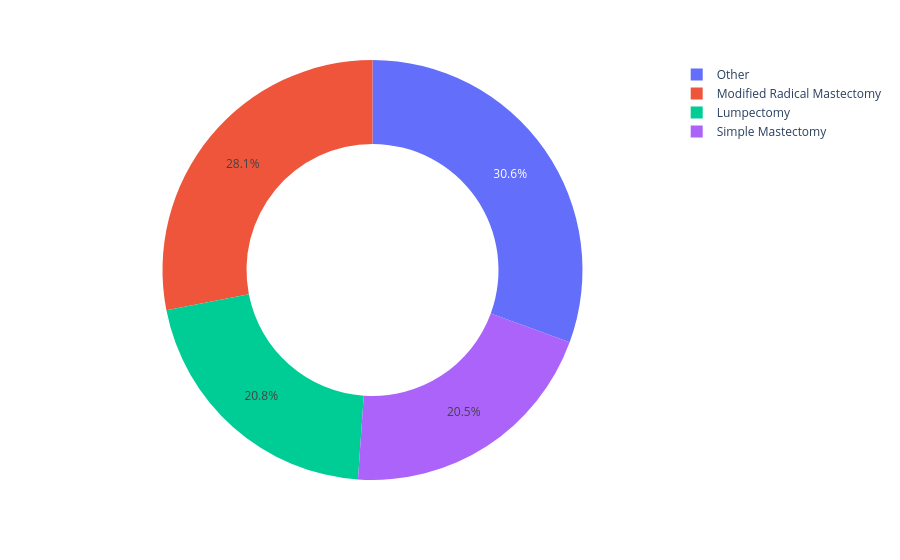

Notebook code for this chart:
### Code cell
figure = px.pie(
    df,
    names='Surgery_type',
    hole=0.60
)
figure.show()

### Figure 1 — Plotly figure (JSON) as saved in the notebook; plotly's stock layout.template omitted (floating-point values rounded to 4 significant figures; data arrays with more than 128 entries replaced by an {"elided": "..."} marker saying what was removed)
{"data": [{"domain": {"x": [0, 1], "y": [0, 1]}, "hole": 0.6, "hovertemplate": "Surgery_type=%{label}<extra></extra>", "labels": {"elided": "317 str values"}, "legendgroup": "", "name": "", "showlegend": true, "type": "pie"}], "layout": {"legend": {"tracegroupgap": 0}, "margin": {"t": 60}}}
